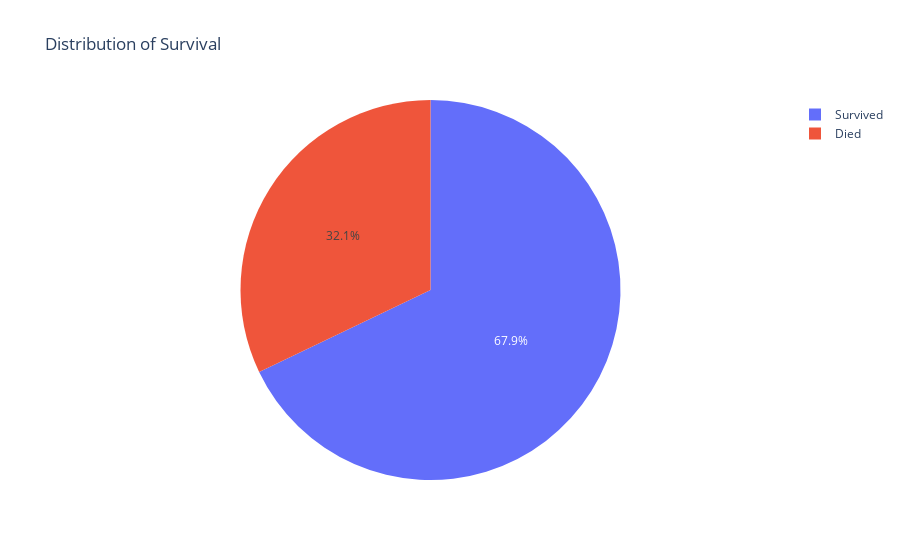

Notebook source saved alongside this figure:
### Code cell
died=df[df['Outcome']==True]
survived=df[df['Outcome']==False]
values=(len(died),len(survived))
names=('Died','Survived')
fig=px.pie(df,names,values,title='Distribution of Survival')
fig.show()

### Figure 1 — Plotly figure (JSON) as saved in the notebook; plotly's stock layout.template omitted (floating-point values rounded to 4 significant figures)
{"data": [{"hovertemplate": "label=%{label}<br>value=%{value}", "domain": {"y": [0, 1], "x": [0, 1]}, "legendgroup": "", "name": "", "labels": ["Died", "Survived"], "showlegend": true, "hoverlabel": {"namelength": 0}, "values": [96, 203], "type": "pie"}], "layout": {"legend": {"tracegroupgap": 0}, "title": {"text": "Distribution of Survival"}}}
